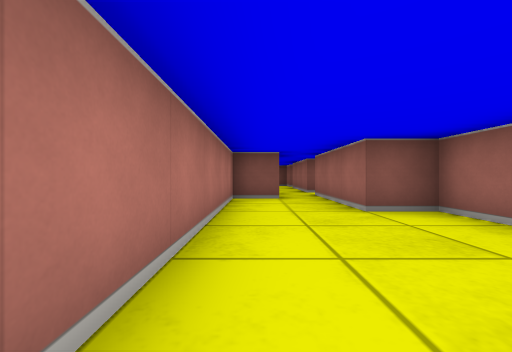
View 1 (above)

18 first-person views from a walk through a cub3D maze. The camera is about half as high as the walls, looks level and sees 90° across. The floor is counted in squares. Each view is taken from the middle of a square. On the plan, view 1 faces up. The plan holds only what a view shows up to about 9 squares ahead; the rest is blank.

View 2
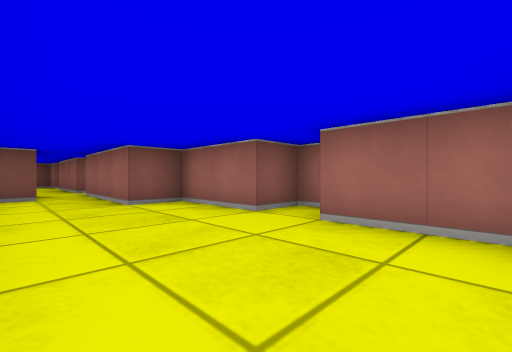

View 3
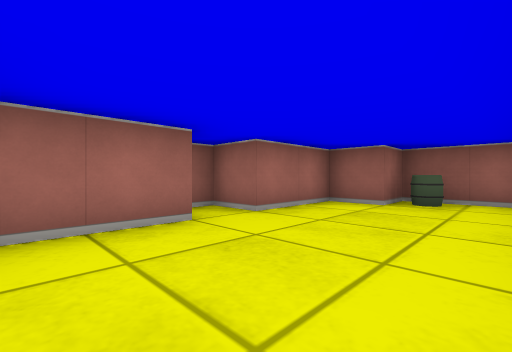

View 4
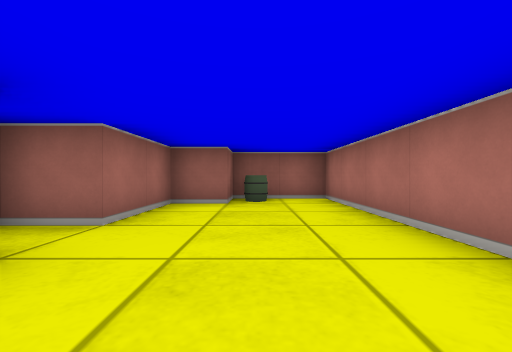

View 5
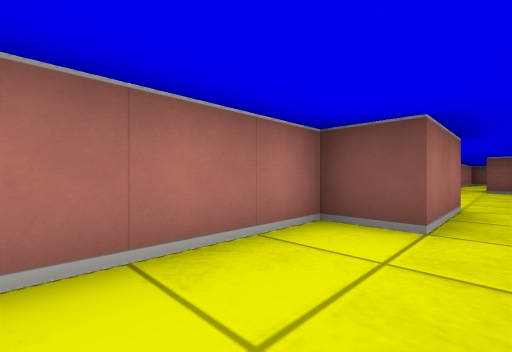

View 6
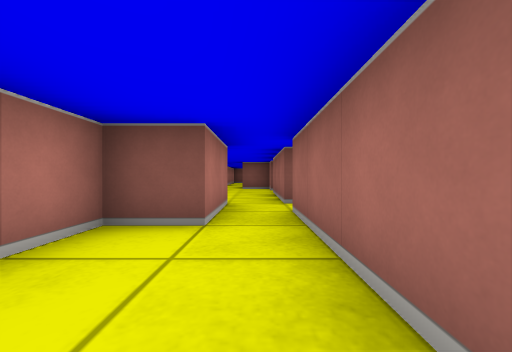

View 7
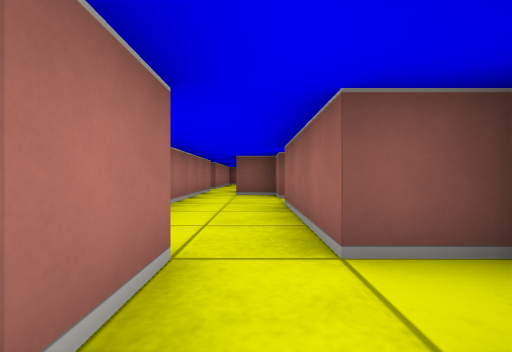

View 8
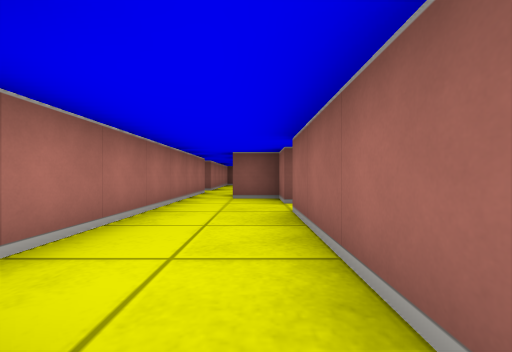

View 9
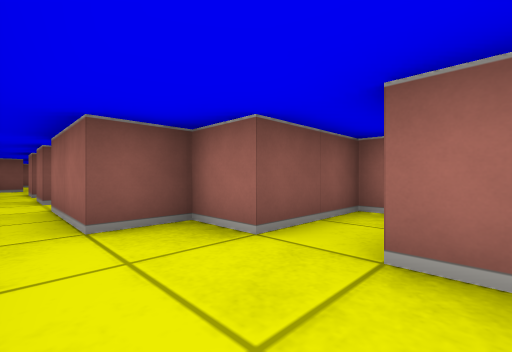

View 10
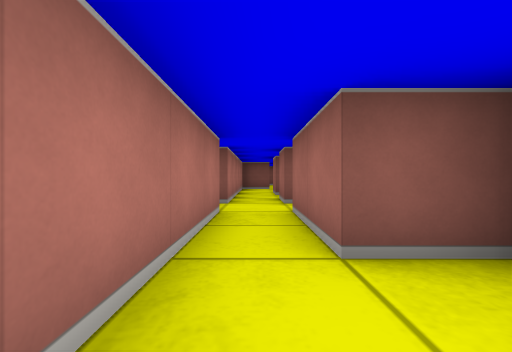

View 11
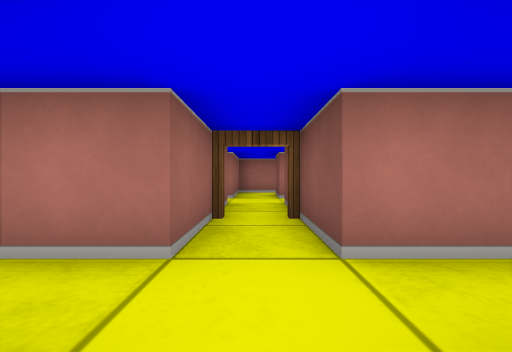

View 12
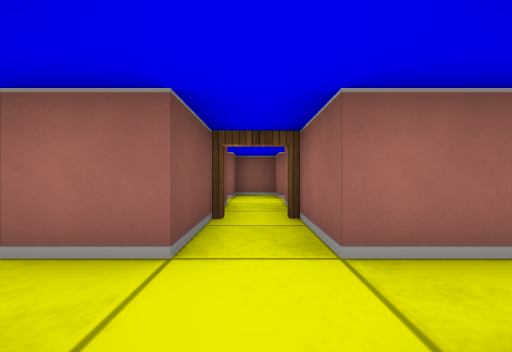

View 13
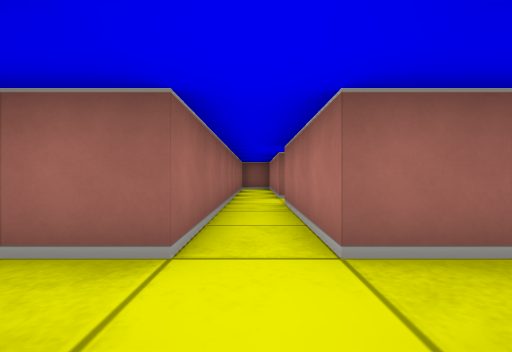

View 14
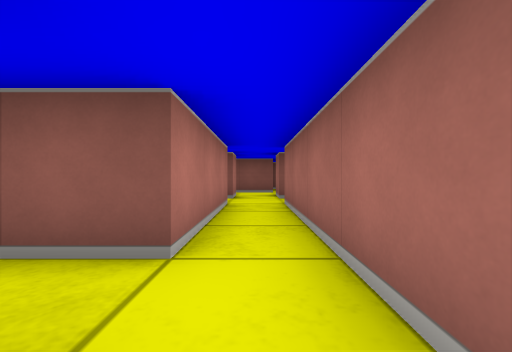

View 15
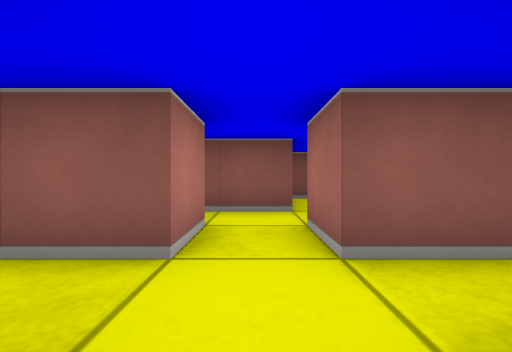

View 16
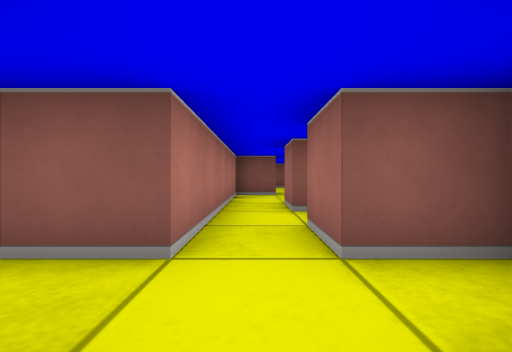

View 17
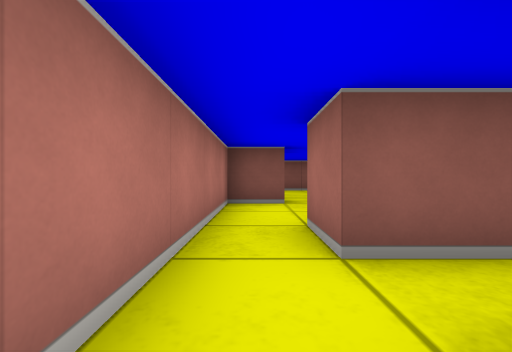

View 18
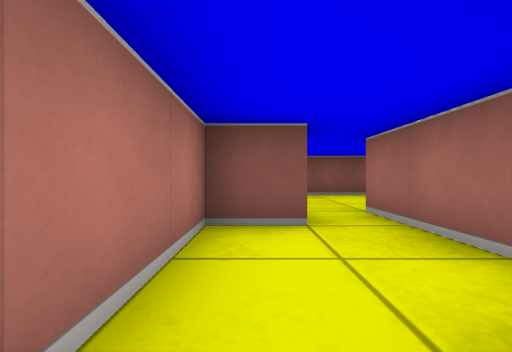

### Floor plan
Ten units are one square. View 1 is at (0, 0); x grows to the right and y downward. Boxes are objects, and circles mark ways between rooms. Rooms are numbered by the first view taken in them; rooms with no view inside come last. Other rooms are left out.
<svg viewBox="-70 -220 110 250">
<path fill="none" stroke="#000" d="M5 -65 5 -55 -5 -55 -5 25 15 25 15 15 25 15 25 -5 35 -5 35 -15 25 -15 25 -35 15 -35 15 -65M35 -115 15 -115 15 -125 5 -125 5 -145 15 -145 15 -155 5 -155 5 -165M5 -75 5 -65M25 -75 15 -75 15 -105M-20 -145 -5 -145 -5 -85M-5 -165 -5 -155 -20 -155M-45 -165 -45 -155 -55 -155M-35 -175 -48 -175M-20 -155 -35 -155 -35 -165M-35 -145 -20 -145M-65 -156 -65 -145M-62 -145 -45 -145M-45 -105 -45 -75M-45 -145 -45 -115 -55 -115M-35 -72 -35 -145M15 -175 5 -175 5 -185M-5 -185 -5 -165M6 -205 -5 -205 -5 -185M15 -195 15 -215"/>
<rect x="5" y="15" width="10" height="10" fill="#bbb"><title>barrel</title></rect>
<circle cx="10" cy="-70" r="3" fill="#2a7"/>
<circle cx="-20" cy="-150" r="3" fill="#2a7"/>
<circle cx="0" cy="-160" r="3" fill="#2a7"/>
<circle cx="-40" cy="-150" r="3" fill="#2a7"/>
<circle cx="0" cy="-180" r="3" fill="#2a7"/>
<text x="10" y="-20">1</text>
<text x="10" y="-110">2</text>
<text x="-40" y="-170">3</text>
<text x="-40" y="-110">4</text>
<text x="10" y="-170">5</text>
<text x="10" y="-200">6</text>
</svg>
Room 1 opens to room 2. Room 2 opens to room 3. Room 2 opens to room 5. Room 3 opens to room 4. Room 5 opens to room 6.

Where each view was taken, in squares from view 1:
view 1: 0 up, 0 right, facing up
view 2: 1 down, 0 right, facing up-right
view 3: 3 up, 0 right, facing down-right
view 4: 3 up, 1 right, facing down
view 5: 3 up, 1 right, facing up-left
view 6: 3 up, 1 right, facing up
view 7: 6 up, 1 right, facing up
view 8: 7 up, 1 right, facing up
view 9: 10 up, 0 right, facing up-right
view 10: 11 up, 0 right, facing up
view 11: 15 up, 1 right, facing left
view 12: 15 up, 5 left, facing right
view 13: 16 up, 4 left, facing down
view 14: 10 up, 4 left, facing up
view 15: 14 up, 4 left, facing up
view 16: 14 up, 0 right, facing up
view 17: 16 up, 0 right, facing up
view 18: 18 up, 0 right, facing up
